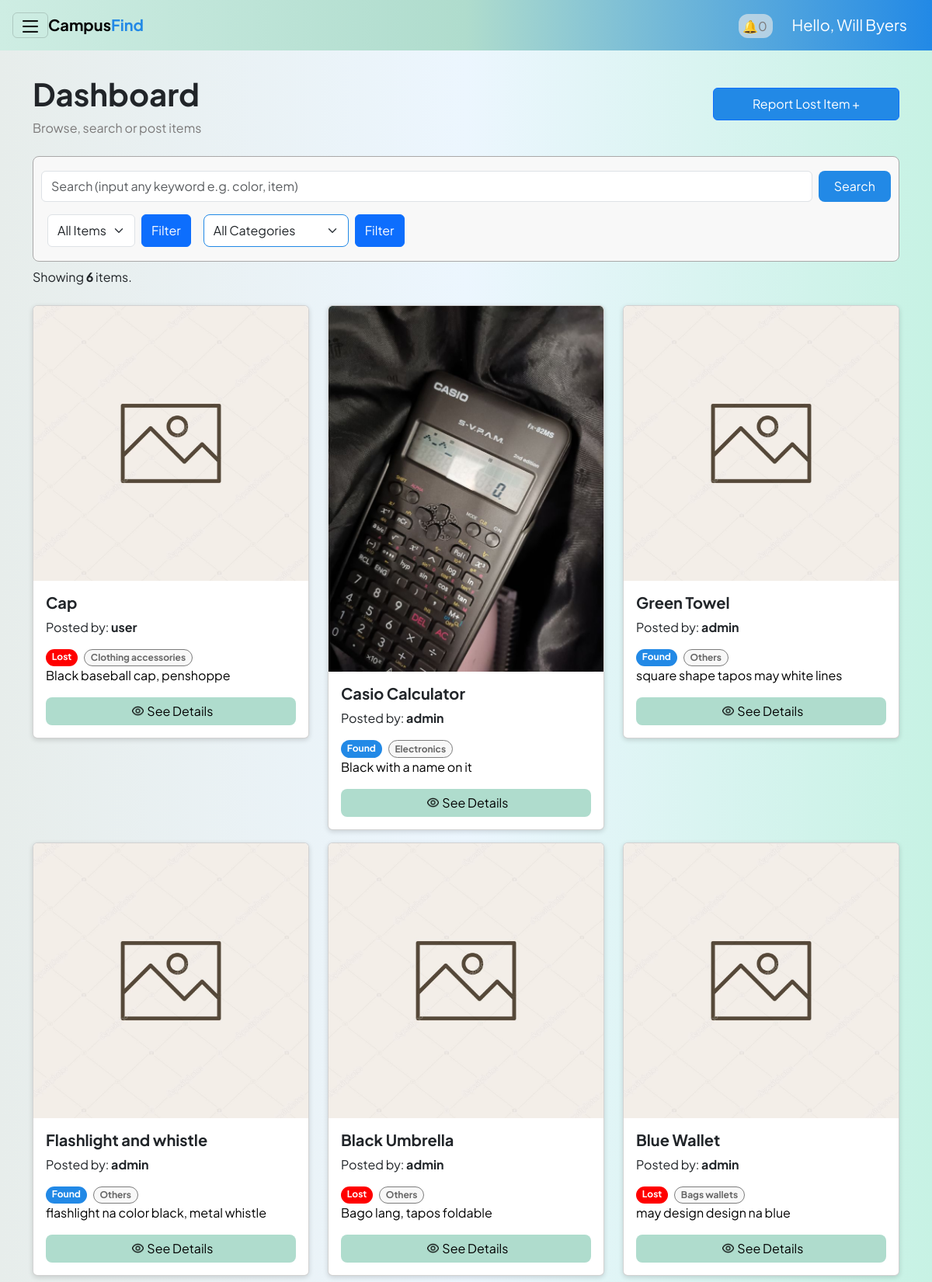
The page /interfaces/users/dashboard_user.php (signed in) on the database its author committed.
### tables this page shows
CREATE TABLE categories (
        id INTEGER PRIMARY KEY AUTOINCREMENT,
        name TEXT UNIQUE NOT NULL
    );

### interfaces/users/dashboard_user.php (the view, shortened to what this page needs)
<?php
$user = $_SESSION["user"];
$db = get_db();
$action = $_GET["action"] ?? "list";
$where = [];
$where[] = "items.item_status != 'claimed'";
$sql = "SELECT items.*, categories.name AS category_name, users.role AS posted_by_role, items.created_at AS date_created
        FROM items
        LEFT JOIN categories ON items.category_id = categories.id
        LEFT JOIN users ON users.id = items.user_id";
if (!empty($where)) {
    $sql .= " WHERE " . implode(" AND ", $where);
}
$sql .= " ORDER BY items.id DESC";
?>
<!DOCTYPE html>
<html lang="en">
<head>
    <link rel="stylesheet" href="../../reusable/header.css">
    <link rel="stylesheet" href="../../reusable/cards.css">
    <link rel="stylesheet" href="../../reusable/form.css">
    <link rel="stylesheet" href="../../reusable/hero.css">
    <link href="https://cdn.jsdelivr.net/npm/bootstrap@5.3.8/dist/css/bootstrap.min.css" rel="stylesheet">
</head>
<body class="m-0 border-0 bd-example">
    <nav class="navbar p-3 sticky-top">
        <button class="navbar-toggler" type="button" data-bs-toggle="offcanvas"
                data-bs-target="#offcanvasWithBothOptions" aria-controls="offcanvasWithBothOptions"
                aria-expanded="false" aria-label="Toggle navigation">
            <img src="/assets/hamburger.png" alt="hamburger icon" width="20px" height="20px">
        </button>
        <strong><a class="navbar-brand me-auto d-none d-md-inline" href="#">Campus<span class = "find">Find</a></strong>
        <?php $userId = $_SESSION['user']['id'];
        $notifCount = $db->querySingle("
            SELECT COUNT(*)
            FROM notifications
            WHERE status = 'unread' AND notify_to = $userId AND type = 'to_user'
        ");?>
        <div class = "ms-auto">
            <a href="myposts_user.php" class="notif mx-4">
                🔔<?= $notifCount ?>
            </a>
            <a class="navbar-brand text-white" href="#">Hello, <?php echo htmlspecialchars($user["username"]); ?></a>
        </div>
    </nav>
<div class="container my-3">
    <?php if ($action === "create"): ?>
        <h3 class="mb-4" style="font-weight: 700; color: #334155;">Post New Item</h3>
        <form method="post" action="?action=store" enctype="multipart/form-data">
            <div class="form-grid-layout">
                <div class="form-left">
                    <div class="input-group-modern">
                        <label>Item Name</label>
                        <input type="text" name="title" placeholder="e.g. Blue Jansport Backpack" required>
                    </div>
                    <div class="form-row">
                        <div class="input-group-modern">
                            <label>Category</label>
                            <select name="category_id" id="category_id" required>
                                <option value="">Select Category</option>
                                <?php
                                $catQ = $db->query("SELECT * FROM categories ORDER BY name");
                                while($c = $catQ->fetchArray(SQLITE3_ASSOC)):
                                ?>
                                    <option value="<?= $c['id']; ?>">
                                        <?= ucfirst(str_replace('_', ' ', $c['name'])); ?>
                                    </option>
                                <?php endwhile; ?>
                            </select>
                        </div>
                    </div>
                    <div class="input-group-modern">
                        <label>Description</label>
                        <textarea name="description" rows="3" placeholder="Describe the item (color, distinctive marks, brand)..."></textarea>
                    </div>
                    <div class="form-row">
                        <div class="input-group-modern">
                            <label>Lost Location</label>
                            <input type="text" name="location_lost" id="location_lost" placeholder="Where was it lost?">
                        </div>
                    </div>
                    <div class="form-row">
                        <div class="input-group-modern">
                            <label id="dateLabel">Date Event</label>
                            <div class="date-card">
                                <input type="date" name="date_lost_or_found" id="date_lost_or_found" style="border:none; background:transparent; padding:0;">
                            </div>
                        </div>
                    </div>
                    <div class="d-flex gap-2 mt-2">
                        <button class="btn btn-primary w-50" type="submit">Publish Post</button>
                        <a class="btn btn-secondary w-50" href="dashboard_user.php" style="background-color: #cbd5e1; color: #334155; border:none;">Cancel</a>
                    </div>
                </div>
                <div class="form-right">
                    <div class="input-group-modern" style="height: 100%;">
                        <label>Item Image</label>
                        <div class="image-upload-wrapper">
                            <input type="file" name="item_image" id="file-input-real" accept="image/*" onchange="previewImage(event)">
                            <img id="image-preview" src="#" alt="Image Preview">
                            <div class="upload-placeholder" id="upload-placeholder">
                                <svg xmlns="http://www.w3.org/2000/svg" viewBox="0 0 24 24"><path d="M19.35 10.04C18.67 6.59 15.64 4 12 4 9.11 4 6.6 5.64 5.35 8.04 2.34 8.36 0 10.91 0 14c0 3.31 2.69 6 6 6h13c2.76 0 5-2.24 5-5 0-2.64-2.05-4.78-4.65-4.96zM14 13v4h-4v-4H7l5-5 5 5h-3z"/></svg>
                                <p><strong>Click to Upload</strong><br>or drag and drop here</p>
                            </div>
                        </div>
                    </div>
                </div>
            </div>
        </form>
        <script>
            function previewImage(event) {
                const input = event.target;
                const preview = document.getElementById('image-preview');
                const placeholder = document.getElementById('upload-placeholder');
                if (input.files && input.files[0]) {
                    const reader = new FileReader();
                    reader.onload = function(e) {
                        preview.src = e.target.result;
                        preview.style.display = 'block';
                        placeholder.style.display = 'none';
                    }
                    reader.readAsDataURL(input.files[0]);
                }
            }
        </script>
    <?php else: ?>
        <section class = "heroSection pt-3">
            <div>
                <h1><strong>Dashboard</strong></h1>
                <p class = "subtext">Browse, search or post items</p>
            </div>
            <a id = "postItems" type="button" class="btn btn-primary ms-auto" href="?action=create">
                Report Lost Item +
            </a>
        </section>
        <div class="search-filter-container my-2">
            <form class="d-flex py-2 w-100" method="GET">
                <input
                    class="form-control me-2"
                    type="search"
                    name="search"
                    placeholder="Search (input any keyword e.g. color, item)"
                    value="<?php echo htmlspecialchars($_GET['search'] ?? ''); ?>"
                />
                <button class="btn searchBtn" type="submit">Search</button>
            </form>
            <form method="GET" class="d-flex">
                <select name="item_status" class="form-select m-2 me-auto">
                    <option value="">All Items</option>
                </select>
                <button type="submit" class="btn btn-primary m-2">Filter</button>
            </form>
            <form method="GET" class="d-flex">
                <select id="filterCategory" name="category_id" class="form-select m-2 me-auto w-100">
                    <option value="">All Categories</option>
                </select>
                <button type="submit" class="btn btn-primary m-2">Filter</button>
            </form>
        </div>
        <?php
        $result = $db->query($sql);
        $items = [];
        while ($row = $result->fetchArray(SQLITE3_ASSOC)) {
            $items[] = $row;
        } ?>
        <div class="row">
            <?php if (empty($items)): ?>
                <p class = "noItemFound">
                    <img src="/assets/empty.png" alt="Empty box" style="width: 300px;">
                    No items found.
                </p>
            <?php else: ?>
                <?php $itemCount = count($items);?>
                <p>Showing <strong><?php echo $itemCount; ?></strong>  items.</p>
                <?php foreach ($items as $it): ?>
                    <div class="col-md-4">
                        <div class="card my-2">
                            <?php if(!empty($it['image_path'])): ?>
                                <img src="../../<?php echo htmlspecialchars($it['image_path']); ?>" class="card-img-top" alt="Item image">
                            <?php else: ?>
                                <img src="/assets/image.png" class="card-img-top" alt="Default image">
                            <?php endif; ?>
                            <div class="card-body">
                                <h5 class="card-title"><strong><?php echo htmlspecialchars($it["title"]); ?></strong></h5>
                                <p class="posted-by">
                                    Posted by: <strong><?= htmlspecialchars($it["posted_by_role"]); ?></strong>
                                </p>
                                <div class="badges d-flex gap-2">
                                    <span class="badge rounded-pill bg-<?php echo $it['item_status']; ?>">
                                        <?php echo ucfirst($it["item_status"]); ?>
                                    </span>
                                    <?php if ($it["category_name"]): ?>
                                    <span class="category badge rounded-pill">
                                        <?php echo ucfirst(str_replace('_', ' ', $it["category_name"])); ?>
                                    </span>
                                    <?php endif; ?>
                                </div>
                                <p class="card-text"><?php echo htmlspecialchars($it["description"]); ?></p>
                                <button id = "seeDetails" type="button" class="btn btn-primary rounded-3 w-100" data-bs-toggle="modal" data-bs-target="#modal-<?php echo $it['id']; ?>">
                                    <img class = "view" src="/assets/eye.png" alt="view" > See Details
                                </button>
                            </div>
                        </div>
                    </div>
                <?php endforeach; ?>
            <?php endif; ?>
        </div>
    <?php endif; ?>
</div>
</body>
</html>

### reusable/header.css (style rules this page uses)
:root { --color-primary-gradient: linear-gradient(to right, #ceede3,#afdccd, #2289e6); --blue-primary: #2289e6; --button: #afdccd; --button-hover: #ceede3; --bg: #f8f8f8; --gray-text: #7b7979; --lost-color: #ff0000; --found-color: #2289e6; --claimed-color: #558d57; --pending-color: #ffa629; }
* { font-family: "Plus Jakarta Sans", sans-serif; }
body { margin: 0; height: 100vh; background:linear-gradient(to right, #e7edeb 0%, #ecf6fe 50%, #c7f2e4 100%); background-attachment: fixed; }
.navbar .navbar-brand, .navbar .navbar-text, .navbar .notif { white-space: nowrap !important; }
.navbar .navbar-toggler { flex: 0 0 auto !important; }
.navbar .ms-auto { margin-left: auto !important; }
.navbar-brand { font-size: 20px !important; }
.find { color: var(--blue-primary); }
nav { background: var(--color-primary-gradient); }
.notif { color: var(--gray-text) !important; text-decoration: none; padding: 5px; background-color: rgba(234, 234, 234, 0.639); border-radius: 12px; }
#postItems { background-color: var(--blue-primary); width: 100%; }
#seeDetails { color: black; background-color: var(--button); border: none; }
.subtext { color: var(--gray-text); }
.search-filter-container { display: flex; flex-wrap: wrap; }
.form-select option { background-color: var(--bg) !important; border-radius: 8px !important; }

### reusable/cards.css (style rules this page uses)
:root { --color-primary: #2289e6; --color-ui-accent: #afdccd; --color-ui-surface: #f8f8f8; --gray-text: #7b7979; --lost-color: #ff0000; --found-color: #2289e6; --claimed-color: #558d57; --pending-color: #ffa629; }
.card { display: flex !important; flex-direction: row !important; height: auto !important; width: auto !important; overflow: hidden !important; transition: box-shadow 0.3s ease; box-shadow: 0 2px 6px rgba(0,0,0,0.15); }
.card img { height: 100%; width: 150px; object-fit: cover; }
.view { width: 15px !important; margin: 0 2px 4px 4px !important; }
.badges { display:flex !important; flex-direction: row !important; }
.badge { width: fit-content !important; }
.badge.bg-lost { background: var(--lost-color) !important; }
.badge.bg-found { background: var(--found-color) !important; }
.category { color: rgb(103, 103, 103) !important; background-color: #f8f8f8; border: 1px solid rgb(124, 124, 124); }
.card-text { color: black; }
@media (min-width: 768px) { .card { display: block !important; width: 100% !important; } }
@media (min-width: 768px) { .card img { width: 100%; height: 100%; object-fit: cover; } }

### reusable/form.css (style rules this page uses)
:root { --color-primary: #2289e6; --color-ui-accent: #afdccd; --color-ui-surface: #f8f8f8; --lost-color: #ff0000; --found-color: #2289e6; --claimed-color: #558d57; --pending-color: #ffa629; }
.btn { padding: 10px 16px; border-radius: 8px; font-weight: 600; border: none; cursor: pointer; font-size: 0.95rem; transition: all 0.2s ease; text-decoration: none; display: inline-flex; align-items: center; justify-content: center; }
.btn-primary { background-color: var(--color-primary); color: white; }
.d-flex { display: flex; }
.gap-2 { gap: 0.5rem; }

### reusable/hero.css (style rules this page uses)
:root { --color-primary-gradient: linear-gradient(to right, #ceede3,#afdccd, #2289e6); --blue-primary: #2289e6; --button: #afdccd; --button-hover: #ceede3; --bg: #f8f8f8; --gray-text: #7b7979; --lost-color: #ff0000; --found-color: #2289e6; --claimed-color: #558d57; --pending-color: #ffa629; }
.search-filter-container form { display: flex !important; flex-direction: row !important; }
button.searchBtn { background-color: var(--blue-primary) !important; color: white; border: none; padding: 8px 20px; border-radius: 8px; }
.search-filter-container { background-color: #f8f8f8; border: 1px solid #a9a8a8; border-radius: 8px; padding: 10px; }
#filterStatus, #filterCategory { border-color: var(--blue-primary); padding: 8px 12px !important; border-radius: 8px; cursor: pointer; }
@media (min-width: 768px) { .heroSection { display: grid !important; grid-template-columns: 2fr 1fr; } }
@media (min-width: 768px) { #postItems { margin-top: 2vh; padding: 0.5rem; width: 20vw; height: min-content; } }

### rows shown on the page
categories: title "Cap", posted_by_role "user", item_status "Lost", name "Clothing accessories", description "Black baseball cap, penshoppe"
categories: title "Casio Calculator", posted_by_role "admin", item_status "Found", name "Electronics", description "Black with a name on it"
categories: title "Green Towel", posted_by_role "admin", item_status "Found", name "Others", description "square shape tapos may white lines", title "Flashlight and whistle", description "flashlight na color black, metal whistle", title "Black Umbrella", item_status "Lost", description "Bago lang, tapos foldable"
categories: title "Blue Wallet", posted_by_role "admin", item_status "Lost", name "Bags wallets", description "may design design na blue"

### other values the page prints
$notifCount "0"
$user["username"] "Will Byers"
$itemCount "6"
